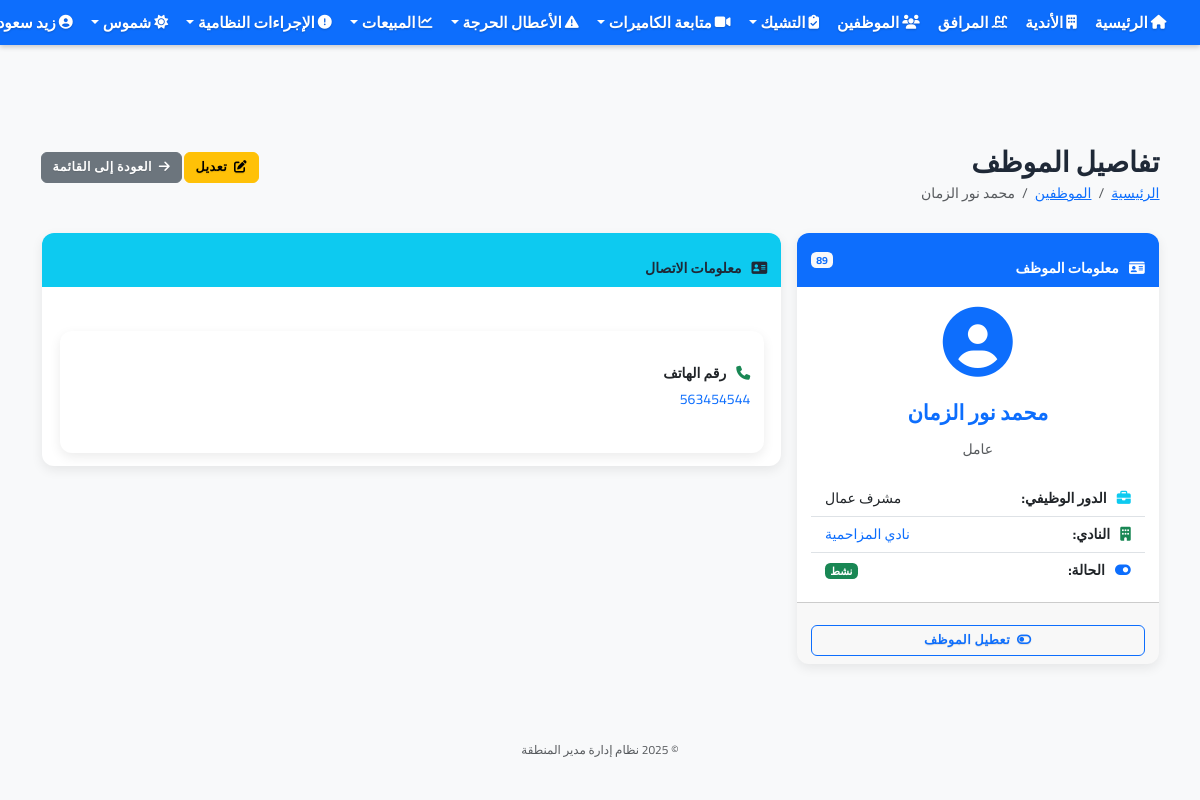
The app's page /employees/3 (signed in) with its own data.
### app.py (models this page shows, shortened)
class User(UserMixin, db.Model):
    __table__ = db.Table('user', db.metadata,
        db.Column('id', db.Integer, primary_key=True),
        db.Column('username', db.String(64), index=True, unique=True),
        db.Column('name', db.String(100)),
        db.Column('phone', db.String(20)),
        db.Column('password', db.String(128)),
        db.Column('is_admin', db.Boolean, default=False),
        db.Column('role', db.String(50), default='user'),  # الدور: admin, manager, supervisor, user
        extend_existing=True
    )
    permissions = db.relationship('Permission', secondary='user_permission', lazy='subquery',
                               backref=db.backref('users', lazy=True))
    clubs = db.relationship('Club', secondary=user_clubs, lazy='subquery',
                          backref=db.backref('users', lazy=True))
    def has_permission(self, permission_code):
        try:
            if self.is_admin:
                return True
            user_permission_codes = db.session.query(Permission.code).join(
                user_permission,
                (user_permission.c.permission_id == Permission.id) & (user_permission.c.user_id == self.id)
            ).all()
            user_permission_codes = [p[0] for p in user_permission_codes]
            if permission_code in user_permission_codes:
                return True
            role = self.role or 'user'  # استخدام دور المستخدم العادي إذا لم يكن هناك دور محدد
            role_permissions = db.session.query(Permission.code).join(
                db.Table('role_permission', db.metadata,
                    db.Column('role', db.String(50)),
                    db.Column('permission_id', db.Integer, db.ForeignKey('permission.id')),
                    extend_existing=True
                )
            ).filter_by(role=role).all()
            role_permission_codes = [p[0] for p in role_permissions]
            return permission_code in role_permission_codes
        except Exception as e:
            print(f"خطأ في التحقق من الصلاحيات: {str(e)}")
            return False

class Employee(db.Model):
    id = db.Column(db.Integer, primary_key=True)
    employee_id = db.Column(db.String(20), unique=True, nullable=False)  # الرقم الوظيفي
    name = db.Column(db.String(100), nullable=False)
    position = db.Column(db.String(100), nullable=False)  # الوظيفة
    role = db.Column(db.String(100), nullable=False)  # الدور الوظيفي
    phone = db.Column(db.String(20))
    is_active = db.Column(db.Boolean, default=True)  # الحالة
    club_id = db.Column(db.Integer, db.ForeignKey('club.id'), nullable=False)
    club = db.relationship('Club', backref='employees')

class Club(db.Model):
    id = db.Column(db.Integer, primary_key=True)
    name = db.Column(db.String(100), nullable=False)
    location = db.Column(db.String(200), nullable=False)
    manager_name = db.Column(db.String(100))
    phone = db.Column(db.String(20))
    facilities = db.relationship('Facility', secondary=club_facilities, lazy='subquery',
                               backref=db.backref('clubs', lazy=True))

### app.py (the view)
@app.route('/employees/<int:id>')
@login_required
def employee_detail(id):
    employee = Employee.query.get_or_404(id)
    if not current_user.is_admin:
        user_club_ids = [club.id for club in current_user.clubs]
        if employee.club_id not in user_club_ids:
            flash('ليس لديك صلاحية للوصول إلى هذا الموظف')
            return redirect(url_for('employees'))
    return render_template('employees/detail.html', title='تفاصيل الموظف', employee=employee)

### templates/employees/detail.html (shortened to what this page needs)
{% extends 'base.html' %}
{% block content %}
<div class="container mt-4">
    <div class="d-flex justify-content-between align-items-center mb-3">
        <div>
            <h1 class="mb-1">تفاصيل الموظف</h1>
            <nav aria-label="breadcrumb">
                <ol class="breadcrumb mb-0">
                    <li class="breadcrumb-item"><a href="{{ url_for('index') }}">الرئيسية</a></li>
                    <li class="breadcrumb-item"><a href="{{ url_for('employees') }}">الموظفين</a></li>
                    <li class="breadcrumb-item active" aria-current="page">{{ employee.name }}</li>
                </ol>
            </nav>
        </div>
        <div>
            {% if current_user.has_permission('edit_employee') %}
            <a href="{{ url_for('edit_employee', id=employee.id) }}" class="btn btn-warning">
                <i class="fas fa-edit me-1"></i> تعديل
            </a>
            {% endif %}
            <a href="{{ url_for('employees') }}" class="btn btn-secondary">
                <i class="fas fa-arrow-right me-1"></i> العودة إلى القائمة
            </a>
        </div>
    </div>
    <div class="row">
        <div class="col-md-4">
            <div class="card mb-4">
                <div class="card-header bg-primary text-white d-flex justify-content-between align-items-center">
                    <h5 class="mb-0"><i class="fas fa-id-card me-2"></i> معلومات الموظف</h5>
                    <span class="badge bg-light text-primary">{{ employee.employee_id }}</span>
                </div>
                <div class="card-body">
                    <div class="mb-4 text-center">
                        <div class="display-1 text-primary mb-3">
                            <i class="fas fa-user-circle"></i>
                        </div>
                        <h3 class="text-primary">{{ employee.name }}</h3>
                        <p class="text-muted">{{ employee.position }}</p>
                    </div>
                    <div class="list-group list-group-flush">
                        <div class="list-group-item d-flex justify-content-between align-items-center">
                            <div>
                                <i class="fas fa-briefcase text-info me-2"></i>
                                <strong>الدور الوظيفي:</strong>
                            </div>
                            <span>{{ employee.role }}</span>
                        </div>
                        <div class="list-group-item d-flex justify-content-between align-items-center">
                            <div>
                                <i class="fas fa-building text-success me-2"></i>
                                <strong>النادي:</strong>
                            </div>
                            <a href="{{ url_for('club_detail', id=employee.club_id) }}" class="text-decoration-none">{{ employee.club.name }}</a>
                        </div>
                        <div class="list-group-item d-flex justify-content-between align-items-center">
                            <div>
                                <i class="fas fa-toggle-on text-primary me-2"></i>
                                <strong>الحالة:</strong>
                            </div>
                            {% if employee.is_active %}
                            <span class="badge bg-success">نشط</span>
                            {% else %}
                            <span class="badge bg-danger">غير نشط</span>
                            {% endif %}
                        </div>
                    </div>
                </div>
                {% if current_user.has_permission('edit_employee') %}
                <div class="card-footer">
                    <form action="{{ url_for('toggle_employee', id=employee.id) }}" method="post">
                        <button type="submit" class="btn btn-outline-primary w-100">
                            {% if employee.is_active %}
                            <i class="fas fa-toggle-off me-1"></i> تعطيل الموظف
                            {% else %}
                            <i class="fas fa-toggle-on me-1"></i> تفعيل الموظف
                            {% endif %}
                        </button>
                    </form>
                </div>
                {% endif %}
            </div>
        </div>
        <div class="col-md-8">
            <div class="card mb-4">
                <div class="card-header bg-info text-white">
                    <h5 class="mb-0"><i class="fas fa-address-card me-2"></i> معلومات الاتصال</h5>
                </div>
                <div class="card-body">
                    <div class="row">
                        <div class="mb-3">
                            <div class="card h-100">
                                <div class="card-body">
                                    <h5 class="card-title"><i class="fas fa-phone text-success me-2"></i> رقم الهاتف</h5>
                                    {% if employee.phone %}
                                    <p class="card-text">
                                        <a href="tel:{{ employee.phone }}" class="text-decoration-none">{{ employee.phone }}</a>
                                    </p>
                                    {% else %}
                                    <p class="card-text text-muted">غير متوفر</p>
                                    {% endif %}
                                </div>
                            </div>
                        </div>
                    </div>
                </div>
            </div>
        </div>
    </div>
</div>
{% endblock %}

### templates/base.html (shortened to what this page needs)
<!DOCTYPE html>
<html lang="ar" dir="rtl">
<head>
    <link rel="stylesheet" href="https://cdn.jsdelivr.net/npm/bootstrap@5.3.0/dist/css/bootstrap.rtl.min.css">
    <link rel="stylesheet" href="https://cdnjs.cloudflare.com/ajax/libs/font-awesome/6.4.0/css/all.min.css" media="print" onload="this.media='all'">
    <link rel="stylesheet" href="{{ url_for('static', filename='css/fix-size.css') }}">
    <link rel="stylesheet" href="{{ url_for('static', filename='css/performance.css') }}">
    <link rel="stylesheet" href="{{ url_for('static', filename='css/compact-style.css') }}?v={{ range(100000, 999999) | random }}">
    <link rel="stylesheet" href="{{ url_for('static', filename='css/navbar-fixed-solution.css') }}?v={{ range(100000, 999999) | random }}">
    <link rel="stylesheet" href="{{ url_for('static', filename='css/navbar-fixed-absolute-new.css') }}?v={{ range(100000, 999999) | random }}">
    <link rel="stylesheet" href="{{ url_for('static', filename='css/dashboard-cards-fix.css') }}?v={{ range(100000, 999999) | random }}">
</head>
<body class="no-margin" style="padding-top: 70px !important; margin: 0 !important; overflow-x: hidden !important;">
    <nav class="navbar navbar-expand-lg navbar-dark bg-primary px-2 fixed-top" style="position: fixed !important; top: 0 !important; left: 0 !important; right: 0 !important; width: 100% !important; z-index: 1030 !important; margin: 0 !important; padding: 0 !important; height: 45px !important; box-shadow: 0 2px 5px rgba(0, 0, 0, 0.2) !important; transform: none !important; transition: none !important; animation: none !important; will-change: auto !important;">
        <div class="container-fluid" style="padding: 0;">
            <div class="collapse navbar-collapse" id="navbarNav">
                <ul class="navbar-nav">
                    {% if current_user.is_authenticated %}
                    <li class="nav-item">
                        <a class="nav-link fw-bold" href="{{ url_for('index') }}">
                            <i class="fas fa-home me-1"></i> الرئيسية
                        </a>
                    </li>
                    <li class="nav-item">
                        <a class="nav-link fw-bold" href="{{ url_for('clubs') }}">
                            <i class="fas fa-building me-1"></i> الأندية
                        </a>
                    </li>
                    <li class="nav-item">
                        <a class="nav-link fw-bold" href="{{ url_for('facilities') }}">
                            <i class="fas fa-swimming-pool me-1"></i> المرافق
                        </a>
                    </li>
                    <li class="nav-item">
                        <a class="nav-link fw-bold" href="{{ url_for('employees') }}">
                            <i class="fas fa-users me-1"></i> الموظفين
                        </a>
                    </li>
                    <li class="nav-item dropdown">
                        <a class="nav-link dropdown-toggle fw-bold" href="#" id="checksDropdown" role="button" data-bs-toggle="dropdown">
                            <i class="fas fa-clipboard-check me-1"></i> التشيك
                        </a>
                    </li>
                    <li class="nav-item dropdown">
                        <a class="nav-link dropdown-toggle fw-bold" href="#" id="cameraDropdown" role="button" data-bs-toggle="dropdown">
                            <i class="fas fa-video me-1"></i> متابعة الكاميرات
                        </a>
                    </li>
                    <li class="nav-item dropdown">
                        <a class="nav-link dropdown-toggle fw-bold" href="#" id="criticalIssuesDropdown" role="button" data-bs-toggle="dropdown">
                            <i class="fas fa-exclamation-triangle me-1"></i> الأعطال الحرجة
                        </a>
                    </li>
                    <li class="nav-item dropdown">
                        <a class="nav-link dropdown-toggle fw-bold" href="#" id="salesDropdown" role="button" data-bs-toggle="dropdown">
                            <i class="fas fa-chart-line me-1"></i> المبيعات
                        </a>
                    </li>
                    <li class="nav-item dropdown">
                        <a class="nav-link dropdown-toggle fw-bold" href="#" id="violationsDropdown" role="button" data-bs-toggle="dropdown">
                            <i class="fas fa-exclamation-circle me-1"></i> الإجراءات النظامية
                        </a>
                    </li>
                    <li class="nav-item dropdown">
                        <a class="nav-link dropdown-toggle fw-bold" href="#" id="shumoosDropdown" role="button" data-bs-toggle="dropdown">
                            <i class="fas fa-sun me-1"></i> شموس
                        </a>
                    </li>
                    {% endif %}
                </ul>
                <ul class="navbar-nav ms-auto">
                    {% if current_user.is_authenticated %}
                    <li class="nav-item dropdown">
                        <a class="nav-link dropdown-toggle fw-bold" href="#" id="navbarDropdown" role="button" data-bs-toggle="dropdown">
                            <i class="fas fa-user-circle me-1"></i> {{ current_user.name }}
                        </a>
                    </li>
                    {% else %}
                    <li class="nav-item">
                        <a class="nav-link fw-bold" href="{{ url_for('login') }}">
                            <i class="fas fa-sign-in-alt me-1"></i> تسجيل الدخول
                        </a>
                    </li>
                    {% endif %}
                </ul>
            </div>
        </div>
    </nav>
    <main class="container-fluid px-3" style="margin-top: 20px !important; padding-top: 20px !important;">
        {% block content %}{% endblock %}
    </main>
    <footer class="footer mt-5 py-3 bg-light">
        <div class="container text-center">
            <span class="text-muted">© 2025 نظام إدارة مدير المنطقة</span>
        </div>
    </footer>
</body>
</html>

### records on screen
User: name "زيد…"
Employee: name "محمد نور الزمان", employee_id "89", position "عامل", role "مشرف عمال", phone "563454544"
Club: club.name "نادي المزاحمية"
